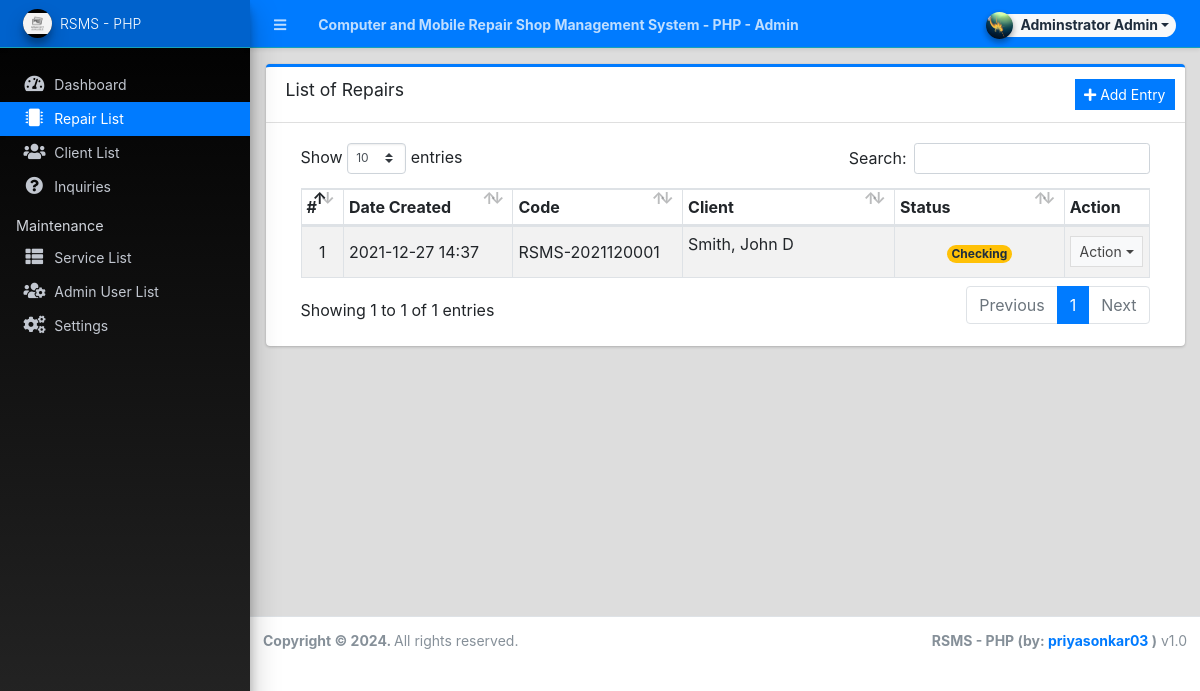
Page /admin/?page=repairs (signed in) on the committed database.
### tables this page shows
CREATE TABLE `repair_list` (
  `id` int(30) NOT NULL,
  `code` varchar(50) NOT NULL,
  `client_id` int(30) NOT NULL,
  `remarks` text DEFAULT NULL,
  `total_amount` float NOT NULL DEFAULT 0,
  `payment_status` tinyint(1) NOT NULL DEFAULT 0 COMMENT '0= Unpaid, 1= paid',
  `status` tinyint(1) NOT NULL DEFAULT 0 COMMENT '0 = pending, 1= Approved, 2 = In-Progress, 3 = Checking, 4 = Done, 5= Cancelled ',
  `date_created` datetime NOT NULL DEFAULT current_timestamp(),
  `date_updadted` datetime DEFAULT NULL ON UPDATE current_timestamp()
);

### admin/repairs/index.php (the view, shortened to what this page needs)
<div class="card card-outline card-primary">
	<div class="card-header">
		<h3 class="card-title">List of Repairs</h3>
		<div class="card-tools">
			<a href="./?page=repairs/manage_repair" class="btn btn-primary btn-sm btn-flat"><i class="fa fa-plus"></i> Add Entry</a>
		</div>
	</div>
	<div class="card-body">
		<div class="container-fluid">
        <div class="container-fluid">
			<table class="table table-hover table-striped table-bordered">
				<colgroup>
					<col width="5%">
					<col width="20%">
					<col width="20%">
					<col width="25%">
					<col width="20%">
					<col width="10%">
				</colgroup>
				<thead>
					<tr>
						<th>#</th>
						<th>Date Created</th>
						<th>Code</th>
						<th>Client</th>
						<th>Status</th>
						<th>Action</th>
					</tr>
				</thead>
				<tbody>
					<?php
						$i = 1;
						$qry = $conn->query("SELECT r.*,CONCAT(c.lastname,', ',c.firstname,' ',c.middlename) as client from `repair_list` r inner join client_list c on r.client_id = c.id order by unix_timestamp(r.`date_created`) desc ");
						while($row = $qry->fetch_assoc()):
					?>
						<tr>
							<td class="text-center"><?php echo $i++; ?></td>
							<td class=""><?php echo date("Y-m-d H:i",strtotime($row['date_created'])) ?></td>
							<td><?php echo ($row['code']) ?></td>
							<td class=""><p class="truncate-1"><?php echo ucwords($row['client']) ?></p></td>
							<td class="text-center">
								<?php
									switch ($row['status']){
										case 3:
											echo '<span class="rounded-pill badge badge-warning">Checking</span>';
											break;
									}
								?>
							</td>
							<td align="center">
								 <button type="button" class="btn btn-flat btn-default btn-sm dropdown-toggle dropdown-icon" data-toggle="dropdown">
				                  		Action
				                  </button>
							</td>
						</tr>
					<?php endwhile; ?>
				</tbody>
			</table>
		</div>
		</div>
	</div>
</div>

### rows in the picture
repair_list: date_created "2021-12-27 14:37", code "RSMS-2021120001", client "Smith, John D", status "Checking"

### other values in the picture
$_settings->info('name') "Computer and Mobile Repair Shop Management System - PHP"
$_settings->userdata('firstname').' '.$_settings->userdata('lastname') "Adminstrator Admin"
$_settings->info('short_name') "RSMS - PHP"
